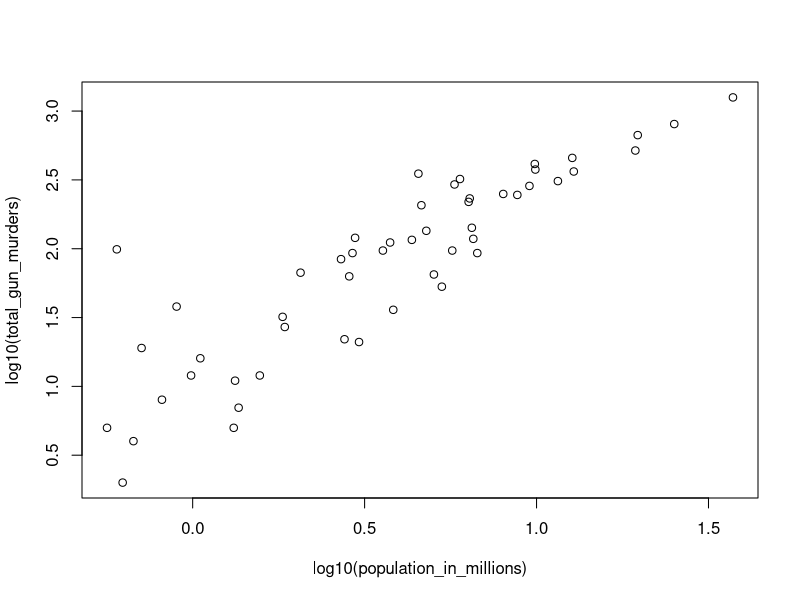
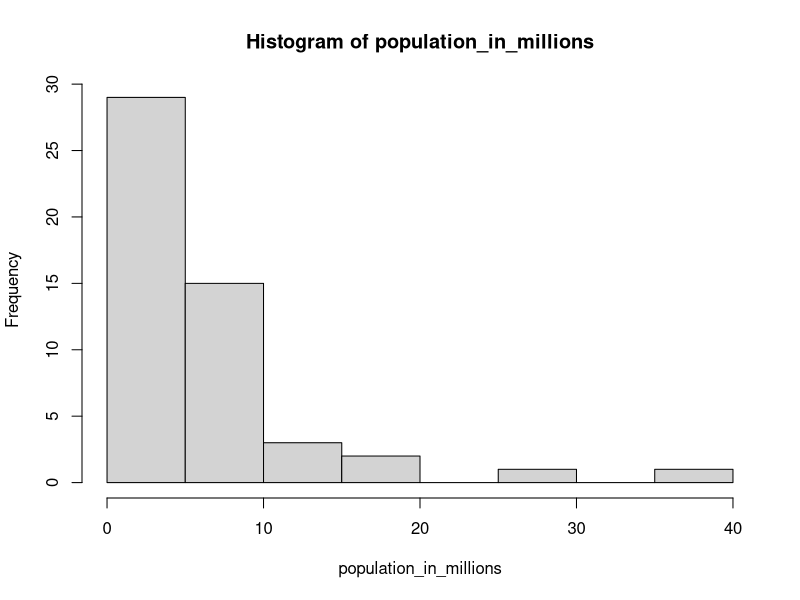
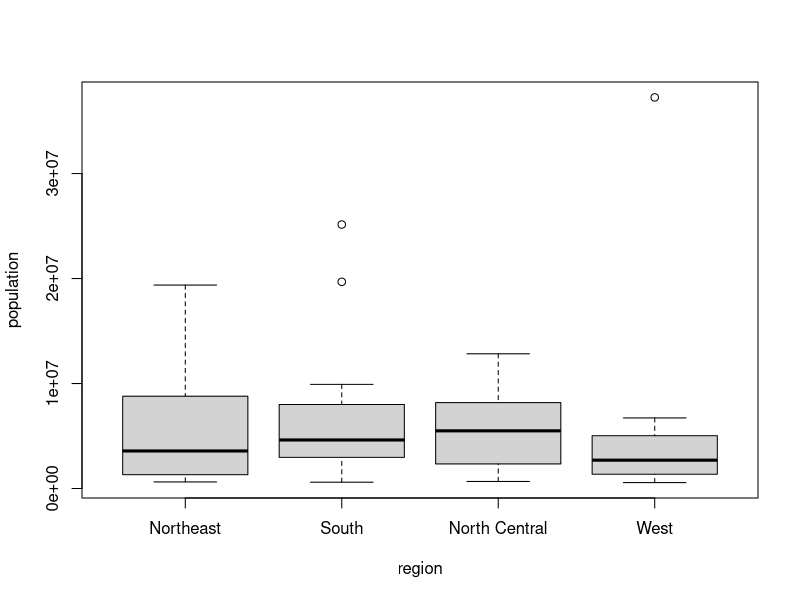

Recreate these plots in R, in order.
## ---- chunk 1
knitr::opts_chunk$set(echo = TRUE)
## ---- chunk 2
library(dslabs)
data(murders)

## ---- chunk 3
pop<-murders$population
sort(pop)
pop[51]

## ---- chunk 4
max(order(murders$population))

## ---- chunk 5
which.min(murders$population)
## ---- chunk 6
murders$state[which.min(murders$population)]
## ---- chunk 7
ranks<-rank(murders$population)
states<-c(murders$state)
my_df<-data.frame(state=states, rank=ranks)
## ---- chunk 8
ind <- order(my_df$rank)
my_df[ind,]
## ---- chunk 9
population_in_millions <- murders$population/10^6
total_gun_murders <- murders$total
plot(log10(population_in_millions), log10(total_gun_murders))
## ---- chunk 10
population_in_millions <-murders$population/10^6
hist(population_in_millions)
## ---- chunk 11
boxplot(population~region, data=murders)
